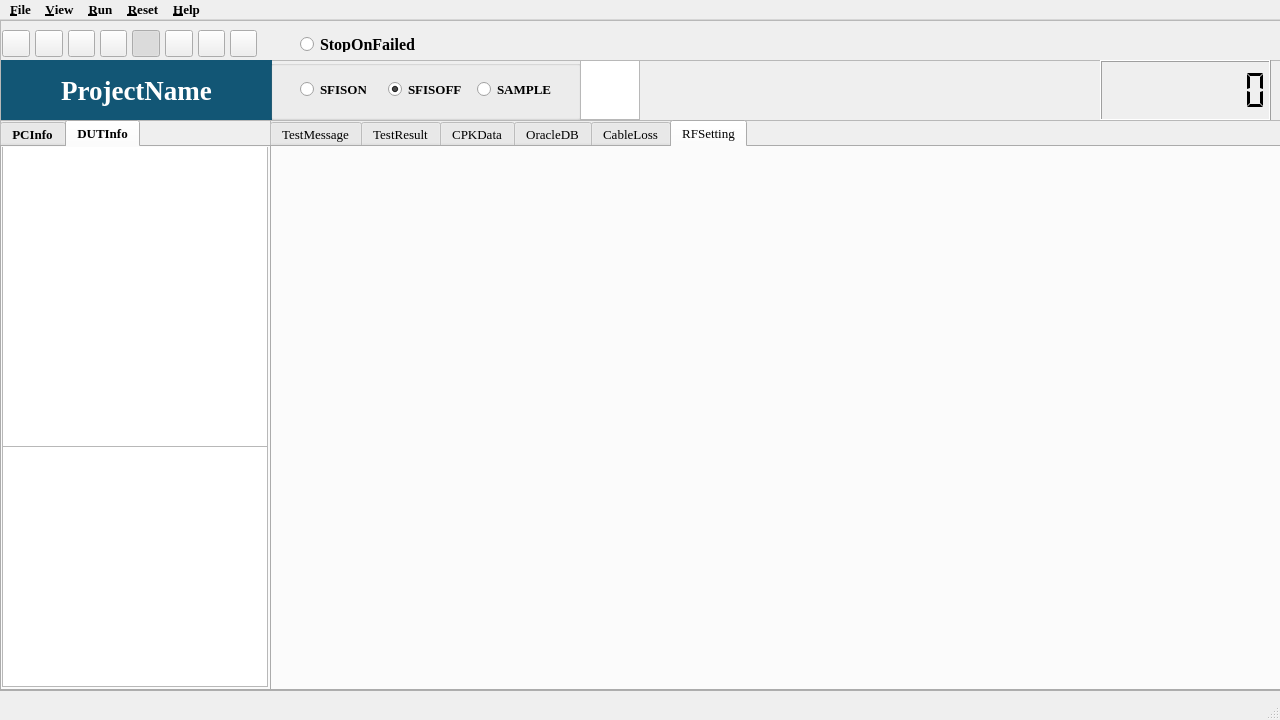
<?xml version="1.0" encoding="UTF-8"?>
<ui version="4.0">
 <class>MainWindow</class>
 <widget class="QMainWindow" name="MainWindow">
  <property name="geometry">
   <rect>
    <x>0</x>
    <y>0</y>
    <width>1280</width>
    <height>720</height>
   </rect>
  </property>
  <property name="minimumSize">
   <size>
    <width>1280</width>
    <height>720</height>
   </size>
  </property>
  <property name="maximumSize">
   <size>
    <width>1280</width>
    <height>720</height>
   </size>
  </property>
  <property name="font">
   <font>
    <family>Times New Roman</family>
    <pointsize>10</pointsize>
   </font>
  </property>
  <property name="windowTitle">
   <string>MFGTestTool</string>
  </property>
  <property name="windowIcon">
   <iconset>
    <normaloff>C:/Users/Administrator/.designer/backup/icon/matlab.ico</normaloff>C:/Users/Administrator/.designer/backup/icon/matlab.ico</iconset>
  </property>
  <widget class="QWidget" name="centralwidget">
   <widget class="QFrame" name="frame">
    <property name="geometry">
     <rect>
      <x>0</x>
      <y>0</y>
      <width>1281</width>
      <height>41</height>
     </rect>
    </property>
    <property name="frameShape">
     <enum>QFrame::StyledPanel</enum>
    </property>
    <property name="frameShadow">
     <enum>QFrame::Raised</enum>
    </property>
    <widget class="QPushButton" name="pb_Openfile">
     <property name="geometry">
      <rect>
       <x>2</x>
       <y>10</y>
       <width>28</width>
       <height>27</height>
      </rect>
     </property>
     <property name="toolTip">
      <string>Load Setting File</string>
     </property>
     <property name="styleSheet">
      <string notr="true">QPushButton{border-image: url(gif/open-folder.gif)}</string>
     </property>
     <property name="text">
      <string/>
     </property>
     <property name="checkable">
      <bool>true</bool>
     </property>
     <property name="checked">
      <bool>false</bool>
     </property>
     <property name="autoExclusive">
      <bool>true</bool>
     </property>
    </widget>
    <widget class="QPushButton" name="pb_Run">
     <property name="geometry">
      <rect>
       <x>35</x>
       <y>10</y>
       <width>28</width>
       <height>27</height>
      </rect>
     </property>
     <property name="toolTip">
      <string>Run Testing</string>
     </property>
     <property name="styleSheet">
      <string notr="true">QPushButton{border-image: url(gif/fastforward.gif)}</string>
     </property>
     <property name="text">
      <string/>
     </property>
     <property name="checkable">
      <bool>true</bool>
     </property>
     <property name="checked">
      <bool>false</bool>
     </property>
     <property name="autoExclusive">
      <bool>true</bool>
     </property>
    </widget>
    <widget class="QPushButton" name="pb_Devicemgr">
     <property name="geometry">
      <rect>
       <x>100</x>
       <y>10</y>
       <width>27</width>
       <height>27</height>
      </rect>
     </property>
     <property name="toolTip">
      <string>Device Manager</string>
     </property>
     <property name="styleSheet">
      <string notr="true">QPushButton{border-image: url(gif/home.gif)}</string>
     </property>
     <property name="text">
      <string/>
     </property>
     <property name="checkable">
      <bool>true</bool>
     </property>
     <property name="checked">
      <bool>false</bool>
     </property>
     <property name="autoExclusive">
      <bool>true</bool>
     </property>
    </widget>
    <widget class="QPushButton" name="pb_Remote">
     <property name="geometry">
      <rect>
       <x>68</x>
       <y>10</y>
       <width>27</width>
       <height>27</height>
      </rect>
     </property>
     <property name="toolTip">
      <string>Connect Remote PC</string>
     </property>
     <property name="styleSheet">
      <string notr="true">QPushButton{border-image: url(gif/user.gif)}</string>
     </property>
     <property name="text">
      <string/>
     </property>
     <property name="checkable">
      <bool>true</bool>
     </property>
     <property name="checked">
      <bool>false</bool>
     </property>
     <property name="autoExclusive">
      <bool>true</bool>
     </property>
    </widget>
    <widget class="QPushButton" name="pb_Register">
     <property name="geometry">
      <rect>
       <x>165</x>
       <y>10</y>
       <width>28</width>
       <height>27</height>
      </rect>
     </property>
     <property name="toolTip">
      <string>Register</string>
     </property>
     <property name="styleSheet">
      <string notr="true">QPushButton{border-image: url(gif/calendar.gif)}</string>
     </property>
     <property name="text">
      <string/>
     </property>
     <property name="checkable">
      <bool>true</bool>
     </property>
     <property name="checked">
      <bool>false</bool>
     </property>
     <property name="autoExclusive">
      <bool>true</bool>
     </property>
    </widget>
    <widget class="QPushButton" name="pb_Command">
     <property name="geometry">
      <rect>
       <x>132</x>
       <y>10</y>
       <width>28</width>
       <height>27</height>
      </rect>
     </property>
     <property name="toolTip">
      <string>Dos Command</string>
     </property>
     <property name="styleSheet">
      <string notr="true">QPushButton{border-image: url(gif/edit.gif)}</string>
     </property>
     <property name="text">
      <string/>
     </property>
     <property name="checkable">
      <bool>true</bool>
     </property>
     <property name="checked">
      <bool>true</bool>
     </property>
     <property name="autoExclusive">
      <bool>true</bool>
     </property>
    </widget>
    <widget class="QPushButton" name="pb_PingTest">
     <property name="geometry">
      <rect>
       <x>230</x>
       <y>10</y>
       <width>27</width>
       <height>27</height>
      </rect>
     </property>
     <property name="toolTip">
      <string>Ping Host Test</string>
     </property>
     <property name="styleSheet">
      <string notr="true">QPushButton{border-image: url(gif/headphones.gif)}</string>
     </property>
     <property name="text">
      <string/>
     </property>
     <property name="checkable">
      <bool>true</bool>
     </property>
     <property name="checked">
      <bool>false</bool>
     </property>
     <property name="autoExclusive">
      <bool>true</bool>
     </property>
    </widget>
    <widget class="QPushButton" name="pb_Keyboard">
     <property name="geometry">
      <rect>
       <x>198</x>
       <y>10</y>
       <width>27</width>
       <height>27</height>
      </rect>
     </property>
     <property name="toolTip">
      <string>Soft KeyBoard</string>
     </property>
     <property name="styleSheet">
      <string notr="true">QPushButton{border-image: url(gif/cart.gif)}</string>
     </property>
     <property name="text">
      <string/>
     </property>
     <property name="checkable">
      <bool>true</bool>
     </property>
     <property name="checked">
      <bool>false</bool>
     </property>
     <property name="autoExclusive">
      <bool>true</bool>
     </property>
    </widget>
    <widget class="QRadioButton" name="radioButton">
     <property name="geometry">
      <rect>
       <x>300</x>
       <y>16</y>
       <width>121</width>
       <height>16</height>
      </rect>
     </property>
     <property name="font">
      <font>
       <family>Times New Roman</family>
       <pointsize>12</pointsize>
       <weight>75</weight>
       <bold>true</bold>
      </font>
     </property>
     <property name="text">
      <string>StopOnFailed</string>
     </property>
    </widget>
   </widget>
   <widget class="QFrame" name="frame_2">
    <property name="geometry">
     <rect>
      <x>0</x>
      <y>40</y>
      <width>1281</width>
      <height>61</height>
     </rect>
    </property>
    <property name="frameShape">
     <enum>QFrame::StyledPanel</enum>
    </property>
    <property name="frameShadow">
     <enum>QFrame::Raised</enum>
    </property>
    <widget class="QLabel" name="lb_ProjectName">
     <property name="geometry">
      <rect>
       <x>1</x>
       <y>0</y>
       <width>271</width>
       <height>60</height>
      </rect>
     </property>
     <property name="font">
      <font>
       <family>Times New Roman</family>
       <pointsize>20</pointsize>
       <weight>75</weight>
       <bold>true</bold>
      </font>
     </property>
     <property name="autoFillBackground">
      <bool>false</bool>
     </property>
     <property name="styleSheet">
      <string notr="true">color: rgb(255, 255, 255);
background-color: rgb(18, 86, 117);</string>
     </property>
     <property name="text">
      <string>ProjectName</string>
     </property>
     <property name="alignment">
      <set>Qt::AlignCenter</set>
     </property>
    </widget>
    <widget class="QGroupBox" name="gb_Test">
     <property name="geometry">
      <rect>
       <x>270</x>
       <y>0</y>
       <width>311</width>
       <height>60</height>
      </rect>
     </property>
     <property name="title">
      <string/>
     </property>
     <widget class="QRadioButton" name="rb_SFISON">
      <property name="geometry">
       <rect>
        <x>30</x>
        <y>20</y>
        <width>66</width>
        <height>19</height>
       </rect>
      </property>
      <property name="font">
       <font>
        <weight>75</weight>
        <bold>true</bold>
       </font>
      </property>
      <property name="text">
       <string>SFISON</string>
      </property>
     </widget>
     <widget class="QRadioButton" name="rb_SFISOFF">
      <property name="geometry">
       <rect>
        <x>118</x>
        <y>20</y>
        <width>81</width>
        <height>19</height>
       </rect>
      </property>
      <property name="font">
       <font>
        <weight>75</weight>
        <bold>true</bold>
       </font>
      </property>
      <property name="text">
       <string>SFISOFF</string>
      </property>
      <property name="checked">
       <bool>true</bool>
      </property>
     </widget>
     <widget class="QRadioButton" name="rb_SAMPLE">
      <property name="geometry">
       <rect>
        <x>207</x>
        <y>20</y>
        <width>91</width>
        <height>19</height>
       </rect>
      </property>
      <property name="font">
       <font>
        <weight>75</weight>
        <bold>true</bold>
       </font>
      </property>
      <property name="text">
       <string>SAMPLE</string>
      </property>
     </widget>
    </widget>
    <widget class="QGraphicsView" name="graphicsView">
     <property name="geometry">
      <rect>
       <x>580</x>
       <y>0</y>
       <width>60</width>
       <height>60</height>
      </rect>
     </property>
     <property name="styleSheet">
      <string notr="true"/>
     </property>
    </widget>
    <widget class="QLCDNumber" name="lcd_TestTime">
     <property name="geometry">
      <rect>
       <x>1100</x>
       <y>0</y>
       <width>171</width>
       <height>61</height>
      </rect>
     </property>
     <property name="digitCount">
      <number>8</number>
     </property>
     <property name="mode">
      <enum>QLCDNumber::Oct</enum>
     </property>
     <property name="segmentStyle">
      <enum>QLCDNumber::Flat</enum>
     </property>
    </widget>
   </widget>
   <widget class="QFrame" name="frame_3">
    <property name="geometry">
     <rect>
      <x>0</x>
      <y>100</y>
      <width>271</width>
      <height>571</height>
     </rect>
    </property>
    <property name="maximumSize">
     <size>
      <width>271</width>
      <height>621</height>
     </size>
    </property>
    <property name="frameShape">
     <enum>QFrame::StyledPanel</enum>
    </property>
    <property name="frameShadow">
     <enum>QFrame::Raised</enum>
    </property>
    <widget class="QTabWidget" name="tabWidget">
     <property name="geometry">
      <rect>
       <x>0</x>
       <y>0</y>
       <width>271</width>
       <height>571</height>
      </rect>
     </property>
     <property name="font">
      <font>
       <weight>75</weight>
       <bold>true</bold>
       <stylestrategy>PreferAntialias</stylestrategy>
      </font>
     </property>
     <property name="currentIndex">
      <number>1</number>
     </property>
     <widget class="QWidget" name="tab">
      <attribute name="title">
       <string>PCInfo</string>
      </attribute>
      <widget class="QFrame" name="frame_5">
       <property name="geometry">
        <rect>
         <x>0</x>
         <y>0</y>
         <width>266</width>
         <height>541</height>
        </rect>
       </property>
       <property name="frameShape">
        <enum>QFrame::StyledPanel</enum>
       </property>
       <property name="frameShadow">
        <enum>QFrame::Raised</enum>
       </property>
       <widget class="QTableView" name="tv_PCInfo">
        <property name="enabled">
         <bool>true</bool>
        </property>
        <property name="geometry">
         <rect>
          <x>0</x>
          <y>0</y>
          <width>266</width>
          <height>360</height>
         </rect>
        </property>
        <property name="font">
         <font>
          <family>Times New Roman</family>
          <pointsize>10</pointsize>
          <weight>75</weight>
          <bold>true</bold>
          <stylestrategy>PreferAntialias</stylestrategy>
         </font>
        </property>
        <property name="editTriggers">
         <set>QAbstractItemView::NoEditTriggers</set>
        </property>
        <attribute name="verticalHeaderVisible">
         <bool>false</bool>
        </attribute>
       </widget>
       <widget class="QPlainTextEdit" name="pte_SFISLog">
        <property name="geometry">
         <rect>
          <x>0</x>
          <y>360</y>
          <width>271</width>
          <height>181</height>
         </rect>
        </property>
        <property name="font">
         <font>
          <family>Times New Roman</family>
          <weight>75</weight>
          <bold>true</bold>
         </font>
        </property>
        <property name="styleSheet">
         <string notr="true">color: rgb(255, 0, 0);</string>
        </property>
       </widget>
       <widget class="QComboBox" name="cbb_FIXCOM">
        <property name="enabled">
         <bool>true</bool>
        </property>
        <property name="geometry">
         <rect>
          <x>133</x>
          <y>293</y>
          <width>131</width>
          <height>30</height>
         </rect>
        </property>
        <property name="font">
         <font>
          <pointsize>11</pointsize>
          <weight>75</weight>
          <bold>true</bold>
          <stylestrategy>PreferAntialias</stylestrategy>
         </font>
        </property>
       </widget>
       <widget class="QComboBox" name="cbb_DUTCOM">
        <property name="geometry">
         <rect>
          <x>133</x>
          <y>323</y>
          <width>131</width>
          <height>30</height>
         </rect>
        </property>
        <property name="font">
         <font>
          <pointsize>11</pointsize>
          <weight>75</weight>
          <bold>true</bold>
          <stylestrategy>PreferAntialias</stylestrategy>
         </font>
        </property>
       </widget>
      </widget>
     </widget>
     <widget class="QWidget" name="tab_2">
      <attribute name="title">
       <string>DUTInfo</string>
      </attribute>
      <widget class="QTableView" name="tv_DUTInfo">
       <property name="geometry">
        <rect>
         <x>0</x>
         <y>-1</y>
         <width>266</width>
         <height>301</height>
        </rect>
       </property>
       <property name="font">
        <font>
         <family>Times New Roman</family>
         <pointsize>10</pointsize>
         <weight>75</weight>
         <bold>true</bold>
         <stylestrategy>PreferAntialias</stylestrategy>
        </font>
       </property>
      </widget>
      <widget class="QPlainTextEdit" name="pte_DUTLog">
       <property name="geometry">
        <rect>
         <x>0</x>
         <y>299</y>
         <width>266</width>
         <height>241</height>
        </rect>
       </property>
      </widget>
     </widget>
    </widget>
   </widget>
   <widget class="QFrame" name="frame_4">
    <property name="geometry">
     <rect>
      <x>270</x>
      <y>100</y>
      <width>1011</width>
      <height>571</height>
     </rect>
    </property>
    <property name="frameShape">
     <enum>QFrame::StyledPanel</enum>
    </property>
    <property name="frameShadow">
     <enum>QFrame::Raised</enum>
    </property>
    <widget class="QTabWidget" name="tabWidget_2">
     <property name="geometry">
      <rect>
       <x>0</x>
       <y>0</y>
       <width>1011</width>
       <height>571</height>
      </rect>
     </property>
     <property name="currentIndex">
      <number>5</number>
     </property>
     <widget class="QWidget" name="tab_TestMessage">
      <attribute name="title">
       <string>TestMessage</string>
      </attribute>
      <widget class="QPlainTextEdit" name="pTE_TestLog">
       <property name="geometry">
        <rect>
         <x>0</x>
         <y>0</y>
         <width>1006</width>
         <height>371</height>
        </rect>
       </property>
      </widget>
      <widget class="QPlainTextEdit" name="pTE_SFCLog">
       <property name="geometry">
        <rect>
         <x>0</x>
         <y>370</y>
         <width>1006</width>
         <height>171</height>
        </rect>
       </property>
      </widget>
     </widget>
     <widget class="QWidget" name="tab_TestResult">
      <attribute name="title">
       <string>TestResult</string>
      </attribute>
      <widget class="QTableWidget" name="tw_TestResult">
       <property name="geometry">
        <rect>
         <x>0</x>
         <y>0</y>
         <width>1006</width>
         <height>381</height>
        </rect>
       </property>
       <property name="font">
        <font>
         <family>Times New Roman</family>
         <weight>75</weight>
         <bold>true</bold>
        </font>
       </property>
       <property name="rowCount">
        <number>8</number>
       </property>
       <property name="columnCount">
        <number>6</number>
       </property>
       <row/>
       <row/>
       <row/>
       <row/>
       <row/>
       <row/>
       <row/>
       <row/>
       <column/>
       <column/>
       <column/>
       <column/>
       <column/>
       <column/>
      </widget>
      <widget class="QFrame" name="frame_6">
       <property name="geometry">
        <rect>
         <x>0</x>
         <y>380</y>
         <width>1001</width>
         <height>35</height>
        </rect>
       </property>
       <property name="frameShape">
        <enum>QFrame::StyledPanel</enum>
       </property>
       <property name="frameShadow">
        <enum>QFrame::Raised</enum>
       </property>
       <widget class="QLabel" name="lb_ErrorCode">
        <property name="geometry">
         <rect>
          <x>0</x>
          <y>0</y>
          <width>1001</width>
          <height>35</height>
         </rect>
        </property>
        <property name="sizePolicy">
         <sizepolicy hsizetype="Expanding" vsizetype="Expanding">
          <horstretch>0</horstretch>
          <verstretch>0</verstretch>
         </sizepolicy>
        </property>
        <property name="font">
         <font>
          <family>Comic Sans MS</family>
          <pointsize>12</pointsize>
          <weight>75</weight>
          <italic>false</italic>
          <bold>true</bold>
         </font>
        </property>
        <property name="styleSheet">
         <string notr="true">background-color: rgb(169, 200, 145);
color: rgb(255, 0, 0);
</string>
        </property>
        <property name="text">
         <string>ErrorCode:</string>
        </property>
       </widget>
      </widget>
      <widget class="QFrame" name="frame_7">
       <property name="geometry">
        <rect>
         <x>0</x>
         <y>418</y>
         <width>1001</width>
         <height>120</height>
        </rect>
       </property>
       <property name="frameShape">
        <enum>QFrame::StyledPanel</enum>
       </property>
       <property name="frameShadow">
        <enum>QFrame::Raised</enum>
       </property>
       <widget class="QLabel" name="lb_TestStatus">
        <property name="geometry">
         <rect>
          <x>0</x>
          <y>-1</y>
          <width>1001</width>
          <height>121</height>
         </rect>
        </property>
        <property name="font">
         <font>
          <family>Comic Sans MS</family>
          <pointsize>60</pointsize>
          <weight>75</weight>
          <bold>true</bold>
         </font>
        </property>
        <property name="text">
         <string>Running......</string>
        </property>
        <property name="alignment">
         <set>Qt::AlignCenter</set>
        </property>
       </widget>
      </widget>
     </widget>
     <widget class="QWidget" name="tab_CPKData">
      <attribute name="title">
       <string>CPKData</string>
      </attribute>
     </widget>
     <widget class="QWidget" name="tab_OracleDB">
      <attribute name="title">
       <string>OracleDB</string>
      </attribute>
     </widget>
     <widget class="QWidget" name="tab_CableLoss">
      <attribute name="title">
       <string>CableLoss</string>
      </attribute>
     </widget>
     <widget class="QWidget" name="tab_RFSetting">
      <attribute name="title">
       <string>RFSetting</string>
      </attribute>
     </widget>
    </widget>
   </widget>
  </widget>
  <widget class="QMenuBar" name="menubar">
   <property name="geometry">
    <rect>
     <x>0</x>
     <y>0</y>
     <width>1280</width>
     <height>21</height>
    </rect>
   </property>
   <property name="font">
    <font>
     <family>Times New Roman</family>
     <pointsize>10</pointsize>
     <weight>75</weight>
     <bold>true</bold>
    </font>
   </property>
   <widget class="QMenu" name="menuFile">
    <property name="font">
     <font>
      <family>Times New Roman</family>
      <pointsize>10</pointsize>
     </font>
    </property>
    <property name="title">
     <string>&amp;File</string>
    </property>
    <addaction name="actionLoad_Setting_File"/>
    <addaction name="actionExit"/>
   </widget>
   <widget class="QMenu" name="menu_View">
    <property name="font">
     <font>
      <family>Times New Roman</family>
      <pointsize>10</pointsize>
     </font>
    </property>
    <property name="title">
     <string>&amp;View</string>
    </property>
    <addaction name="actionTest_Panel"/>
    <addaction name="actionTest_Message"/>
    <addaction name="separator"/>
    <addaction name="actionSFIS_Message"/>
    <addaction name="actionFIX_COM"/>
    <addaction name="actionDUT_COM"/>
   </widget>
   <widget class="QMenu" name="menu_Run">
    <property name="font">
     <font>
      <family>Times New Roman</family>
      <pointsize>10</pointsize>
     </font>
    </property>
    <property name="title">
     <string>&amp;Run</string>
    </property>
    <addaction name="actionStop_On_Failed"/>
    <addaction name="actionStayOnTop"/>
    <addaction name="actionOracleAccess"/>
    <addaction name="actionCableLosss"/>
    <addaction name="actionOnlyDebug"/>
    <addaction name="separator"/>
    <addaction name="actionPreTestMode"/>
    <addaction name="actionRebootDUT"/>
    <addaction name="actionAdbInitCheck"/>
   </widget>
   <widget class="QMenu" name="menu_Reset">
    <property name="font">
     <font>
      <family>Times New Roman</family>
      <pointsize>10</pointsize>
     </font>
    </property>
    <property name="title">
     <string>&amp;Reset</string>
    </property>
    <addaction name="actionZero_Ant"/>
    <addaction name="actionZero_Con"/>
    <addaction name="actionZero_Pass"/>
    <addaction name="actionZero_Fail"/>
   </widget>
   <widget class="QMenu" name="menu_Help">
    <property name="font">
     <font>
      <family>Times New Roman</family>
      <pointsize>10</pointsize>
     </font>
    </property>
    <property name="title">
     <string>&amp;Help</string>
    </property>
    <addaction name="action_About"/>
   </widget>
   <addaction name="menuFile"/>
   <addaction name="menu_View"/>
   <addaction name="menu_Run"/>
   <addaction name="menu_Reset"/>
   <addaction name="menu_Help"/>
  </widget>
  <widget class="QStatusBar" name="statusbar"/>
  <action name="actionLoad_Setting_File">
   <property name="text">
    <string>&amp;Load Setting File</string>
   </property>
  </action>
  <action name="actionExit">
   <property name="text">
    <string>&amp;Exit</string>
   </property>
  </action>
  <action name="actionTest_Panel">
   <property name="text">
    <string>Test Panel</string>
   </property>
   <property name="font">
    <font>
     <family>Times New Roman</family>
    </font>
   </property>
  </action>
  <action name="actionTest_Message">
   <property name="text">
    <string>Test Message</string>
   </property>
  </action>
  <action name="actionSFIS_Message">
   <property name="text">
    <string>SFIS Message</string>
   </property>
  </action>
  <action name="actionFIX_COM">
   <property name="text">
    <string>FIX COM</string>
   </property>
  </action>
  <action name="actionDUT_COM">
   <property name="text">
    <string>DUT COM</string>
   </property>
  </action>
  <action name="actionStop_On_Failed">
   <property name="text">
    <string>StopOnFailed</string>
   </property>
  </action>
  <action name="actionStayOnTop">
   <property name="text">
    <string>StayOnTop</string>
   </property>
  </action>
  <action name="actionOracleAccess">
   <property name="text">
    <string>OracleAccess</string>
   </property>
  </action>
  <action name="actionCableLosss">
   <property name="text">
    <string>CableLosss</string>
   </property>
  </action>
  <action name="actionOnlyDebug">
   <property name="text">
    <string>OnlyDebug</string>
   </property>
  </action>
  <action name="actionPreTestMode">
   <property name="text">
    <string>PreTestMode</string>
   </property>
  </action>
  <action name="actionRebootDUT">
   <property name="text">
    <string>RebootDUT</string>
   </property>
  </action>
  <action name="actionAdbInitCheck">
   <property name="text">
    <string>AdbInitCheck</string>
   </property>
  </action>
  <action name="actionZero_Ant">
   <property name="text">
    <string>Zero Ant</string>
   </property>
  </action>
  <action name="actionZero_Con">
   <property name="text">
    <string>Zero Con</string>
   </property>
  </action>
  <action name="actionZero_Pass">
   <property name="text">
    <string>Zero Pass</string>
   </property>
  </action>
  <action name="actionZero_Fail">
   <property name="text">
    <string>Zero Fail</string>
   </property>
  </action>
  <action name="action_About">
   <property name="text">
    <string>&amp;About</string>
   </property>
  </action>
 </widget>
 <resources/>
 <connections/>
</ui>
